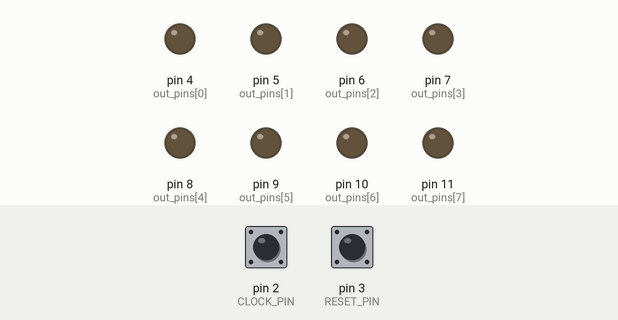
A sketch run on a simulated Arduino Uno, built with avr-gcc and run on an emulated ATmega328P. On the bench: output pins drawn as LEDs (lit = HIGH). Dashed ring = blinking. Inputs (shaded band) come from the test bench; at power-on: pin 2 (CLOCK_PIN) HIGH, pin 3 (RESET_PIN) HIGH.

Above: at 1.2 s.
1.3 s: pin 2 (CLOCK_PIN) pulled LOW for 0.15 s
At 1.37 s:
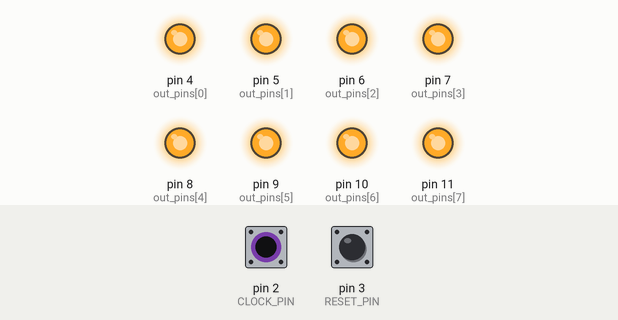
2.9 s: pin 2 (CLOCK_PIN) pulsed LOW 5 times (0.12 s each, 0.3 s apart)
At 3.26 s:
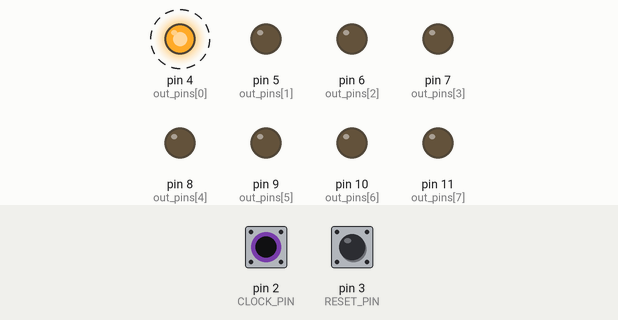
5.9 s: pin 2 (CLOCK_PIN) pulled LOW for 1 s
At 6.2 s:
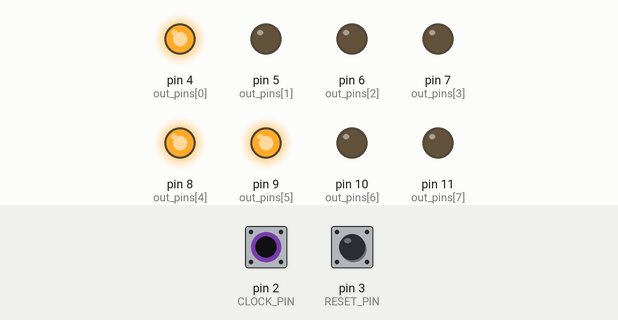
8.4 s: pin 2 (CLOCK_PIN) pulsed LOW 2 times (0.12 s each, 0.3 s apart)
At 8.76 s:
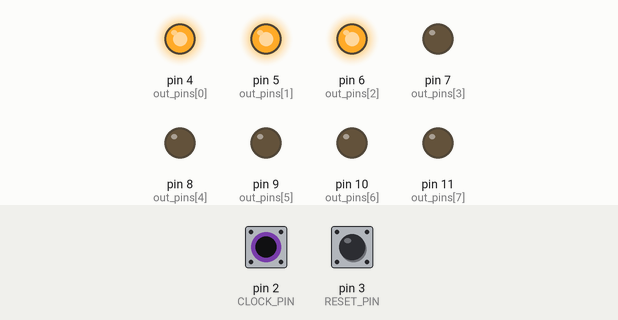
10.5 s: pin 2 (CLOCK_PIN) pulled LOW for 3.2 s
At 10.9 s:
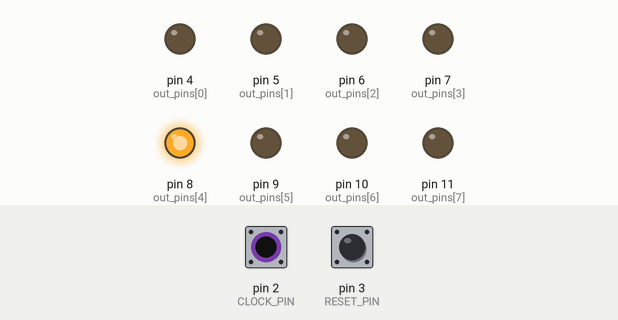
15.2 s: pin 2 (CLOCK_PIN) pulled LOW for 0.15 s
At 15.27 s:
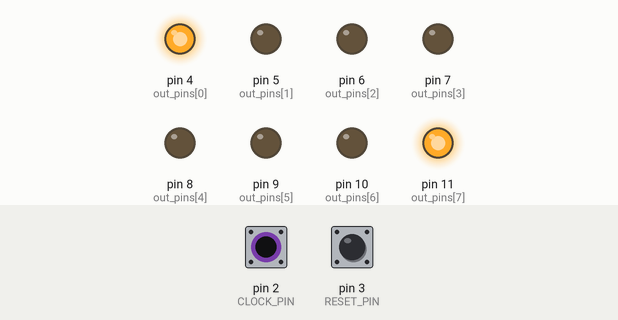
Timing chart, 0 to 17.8 s (numbered marks = the images above; inputs shaded):
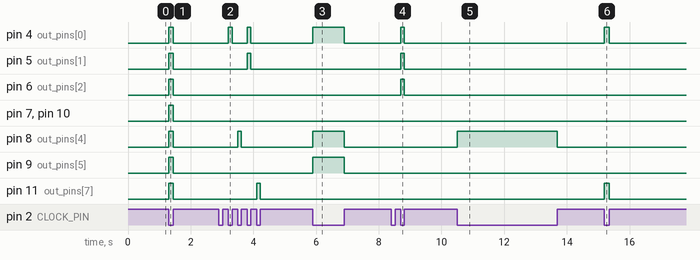

Measured:
- after the input at 1.3 s, pin 4 (out_pins[0]), pin 5 (out_pins[1]), pin 6 (out_pins[2]), pin 7 (out_pins[3]), pin 8 (out_pins[4]), pin 9 (out_pins[5]), pin 10 (out_pins[6]), pin 11 (out_pins[7]): LOW → HIGH at once, → LOW 0.15 s later
- after the input at 2.9 s, pin 4 (out_pins[0]): alternates HIGH for 0.12 s and LOW for 0.48 s, 4 changes in all, then stays LOW, starting after 0.30 s; pin 5 (out_pins[1]): LOW → HIGH after 0.90 s, → LOW 0.12 s later; pin 8 (out_pins[4]): LOW → HIGH after 0.60 s, → LOW 0.12 s later; pin 11 (out_pins[7]): LOW → HIGH after 1.2 s, → LOW 0.12 s later
- after the input at 5.9 s, pin 4 (out_pins[0]), pin 8 (out_pins[4]), pin 9 (out_pins[5]): LOW → HIGH at once, → LOW 1.0 s later
- after the input at 8.4 s, pin 4 (out_pins[0]), pin 5 (out_pins[1]), pin 6 (out_pins[2]): LOW → HIGH after 0.30 s, → LOW 0.12 s later
- after the input at 10.5 s, pin 8 (out_pins[4]): LOW → HIGH at once, → LOW 3.2 s later
- after the input at 15.2 s, pin 4 (out_pins[0]), pin 11 (out_pins[7]): LOW → HIGH at once, → LOW 0.15 s later

The sketch:

uc_divider_polymeter.ino
```cpp
/*
 * UC Divider is a configurable step/beat divider for musical application
 * It features:
 * 8 gated/trigged outputs (5V)
 * 1 clock input (positive voltage detection, max +5V)
 * 1 reset input (positive voltage detection, max +5V)
 *
 * 2021 David Haillant
 *
 * See hardware and additional information:
 * www.davidhaillant.com
 *
 */


/*
    This program is free software: you can redistribute it and/or modify
    it under the terms of the GNU General Public License as published by
    the Free Software Foundation, either version 3 of the License, or
    (at your option) any later version.

    This program is distributed in the hope that it will be useful,
    but WITHOUT ANY WARRANTY; without even the implied warranty of
    MERCHANTABILITY or FITNESS FOR A PARTICULAR PURPOSE.  See the
    GNU General Public License for more details.

    You should have received a copy of the GNU General Public License
    along with this program.  If not, see <https://www.gnu.org/licenses/>.
*/

// Revision 20210629


// Uncomment the following line to allow serial debugging (115200 bauds)
//#define DEBUG


// pin definitions (see Arduino pin mapping)
#define CLOCK_PIN     2
#define RESET_PIN     3

// number of outputs
#define NUMBER_OUTS   8

// array of output pin numbers
const uint8_t out_pins[NUMBER_OUTS] = {
  4, 5, 6, 7, 8, 9, 10, 11
};


/*
 * Set here the resolution of each output (the output is activated when the max value is reached)
 *
 * example: an output set with the resolution "2" will be active every 2 steps (1/2)
 * with a resolution "5", the output will be active every 5 steps (1/5)
 *
 * The output order is from left to right: output 1 to output(NUMBER_OUTS)
 */
const uint8_t max_counts[NUMBER_OUTS] = {
  2, 4, 8, 16, 3, 6, 12, 5
};


// each output uses a counter, incremented at each clock event
uint8_t counters[NUMBER_OUTS];


uint8_t clock_state = LOW;
uint8_t reset_state = LOW;

// deboucing
uint8_t last_clock_pin_state = HIGH;

#ifdef DEBUG
uint8_t debug_counter = 0;
#endif

void reset_outputs(void);
void manage_clock();


void setup() {
  // inputs
  pinMode(CLOCK_PIN, INPUT_PULLUP);
  pinMode(RESET_PIN, INPUT_PULLUP);

  // outputs
  for (uint8_t i = 0; i < NUMBER_OUTS; i++) pinMode(out_pins[i], OUTPUT);


  // set up interrupt on clock pin
  attachInterrupt(digitalPinToInterrupt(CLOCK_PIN), manage_clock, CHANGE);

  // set up interrupt on reset pin
  attachInterrupt(digitalPinToInterrupt(RESET_PIN), reset_outputs, FALLING);

  interrupts();

#ifdef DEBUG
  Serial.begin(115200);
  Serial.println("hello");
#endif

  reset_outputs();
}

void loop() {
  for (uint8_t i = 0; i < NUMBER_OUTS; i++)
  {
    // if the counter is at 0, it's the beat!
    if (counters[i] == 0)
    {
      // but only output a beat when the clock is HIGH (reflect the Clock state)
      digitalWrite(out_pins[i], clock_state);
    }
    else
    {
      // keep the outputs LOW
      digitalWrite(out_pins[i], LOW);
    }
  }
}

void reset_outputs(void)
{
  // load each counter with its MAX value -> Ready for the beat!
  for (uint8_t i = 0; i < NUMBER_OUTS; i++) counters[i] = 0;

#ifdef DEBUG
  for (uint8_t i = 0; i < NUMBER_OUTS; i++)
  {
    Serial.print("\t");
    Serial.print(counters[i]);
  }
  Serial.println("\n\t----------------------------------------------------------------------");
#endif
}


void manage_clock()
{
  uint8_t current_clock_pin_state = digitalRead(CLOCK_PIN);

  // check for effective change (removes some bouncy effect)
  if (current_clock_pin_state != last_clock_pin_state)
  {
    last_clock_pin_state = current_clock_pin_state;

    // manage either start or end of pulse (the logic is negative: LOW means voltage is present)
    if (current_clock_pin_state == LOW)
    {
      // Rising Edge -> start the beat!

      // the clock state is useful for activating the outputs only while the clock is high
      clock_state = HIGH;
      // -> the outputs are allowed to turn ON


#ifdef DEBUG
      Serial.print("\t");
      Serial.print(debug_counter);
      debug_counter++;

      for (uint8_t i = 0; i < NUMBER_OUTS; i++)
      {
        Serial.print("\t");
        Serial.print(counters[i]);
      }
      Serial.println("");
#endif
    }
    else
    {
      // Falling Edge -> be ready for next step
      clock_state = LOW;

      // increment each counter
      for (uint8_t i = 0; i < NUMBER_OUTS; i++)
      {
        counters[i]++;

        // reset counters that have overflowed
        if (counters[i] >= max_counts[i])
        {
          counters[i] = 0;
        }
      }
#ifdef DEBUG
      Serial.println(".");
#endif
    }
  }
  else
  {
    // we are in the same state as previous call... this shouldn't happen (bounces?)
    // do nothing
#ifdef DEBUG
      Serial.println("B");
#endif
  }

}
```
